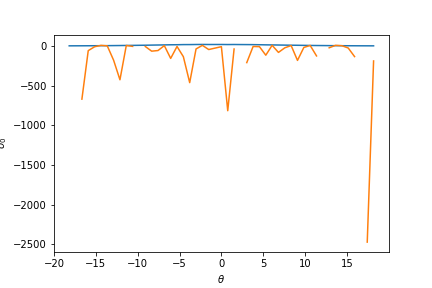

Reproduce this figure in Python.
import pandas as pd
import matplotlib.pyplot as plt 
import numpy as np
import os, re
import pickle as pkl

from scipy.optimize import curve_fit

# regex = re.compile('(.*db.dat)')
regex = re.compile('(.*dat)')

def find_sigma(x, y, in_type=None, out_type=None):
    if in_type == "dB":
        y = 10**(y/10)
    
    popt = curve_fit(cross_section, 
                        xdata=np.deg2rad(df[0].values[cond]),
                        ydata=df[1].values[cond],
                        p0 = [1, 1],
                        bounds=( (1e-4, 1e-4), (np.inf, np.inf) )
                    )[0]

    return popt


def cross_section(theta, xx, F, out_type=None): 
    # F = 1
    F = 0.8
    sigma =  F**2/( 2*np.cos(theta)**4 * np.sqrt(xx*xx) )
    sigma *= np.exp( - np.tan(theta)**2 / (2*xx*xx) )

    if out_type == "dB":
        sigma = 10*np.log10(sigma)

    return sigma

fig, ax = plt.subplots()

for root, dirs, files in os.walk(os.getcwd()):
  for file in files:
    if regex.match(file):
        df = pd.read_csv(file, sep="\s+", header=None)
        cond = np.where(df[0].values > 4)

        if file.split('.')[0][-2:] == 'db':
            func = lambda x: 10**(x/10)
        else:
            func = lambda x: x


        popt = find_sigma(np.deg2rad(df[0].values[cond]), func(df[1].values[cond]))

        y = func(df[1])
        ax.plot(df[0], y/y.max())

        fn = file.split(".")[0]
        ax.set_xlabel("$\\theta$")
        ax.set_ylabel("$\\sigma_0$")

        y = cross_section(np.deg2rad(df[0].values), *popt)
        ax.plot(df[0], y/y.max())
        print(popt)

fig.savefig(fn)
with open(fn+'.fig', 'wb') as f:
    pkl.dump(fig, f)



# files = ["k"]

# with open("")
